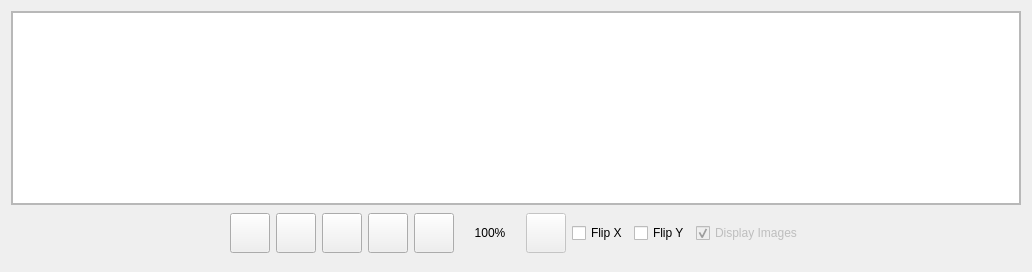
       <widget class="QWidget" name="layoutWidget">
        <layout class="QGridLayout" name="m_OutputHolder">
         <property name="spacing">
          <number>0</number>
         </property>
         <item row="0" column="0">
          <widget class="QScrollArea" name="m_LogoScrollArea">
           <property name="widgetResizable">
            <bool>true</bool>
           </property>
           <widget class="QWidget" name="scrollAreaWidgetContents">
            <property name="geometry">
             <rect>
              <x>0</x>
              <y>0</y>
              <width>889</width>
              <height>297</height>
             </rect>
            </property>
            <property name="sizePolicy">
             <sizepolicy hsizetype="Expanding" vsizetype="Expanding">
              <horstretch>255</horstretch>
              <verstretch>255</verstretch>
             </sizepolicy>
            </property>
            <layout class="QHBoxLayout" name="horizontalLayout_4">
             <property name="spacing">
              <number>0</number>
             </property>
             <property name="leftMargin">
              <number>0</number>
             </property>
             <property name="topMargin">
              <number>0</number>
             </property>
             <property name="rightMargin">
              <number>0</number>
             </property>
             <property name="bottomMargin">
              <number>0</number>
             </property>
             <item>
              <widget class="QGraphicsView" name="m_LogoHolder">
              </widget>
             </item>
            </layout>
           </widget>
          </widget>
         </item>
         <item row="1" column="0">
          <widget class="QWidget" name="m_ControlWidget" native="true">
           <property name="sizePolicy">
            <sizepolicy hsizetype="Preferred" vsizetype="Fixed">
             <horstretch>0</horstretch>
             <verstretch>0</verstretch>
            </sizepolicy>
           </property>
           <property name="minimumSize">
            <size>
             <width>0</width>
             <height>0</height>
            </size>
           </property>
           <layout class="QGridLayout" name="gridLayout_11">
            <property name="leftMargin">
             <number>4</number>
            </property>
            <property name="topMargin">
             <number>8</number>
            </property>
            <property name="rightMargin">
             <number>4</number>
            </property>
            <property name="bottomMargin">
             <number>8</number>
            </property>
            <item row="0" column="8">
             <widget class="QCheckBox" name="m_FlipHorizontalCheckBox">
              <property name="enabled">
               <bool>true</bool>
              </property>
              <property name="cursor">
               <cursorShape>PointingHandCursor</cursorShape>
              </property>
              <property name="toolTip">
               <string>&lt;html&gt;&lt;head/&gt;&lt;body&gt;&lt;p&gt;&lt;span style=&quot; font-weight:600;&quot;&gt;Flip Horizontal&lt;/span&gt;&lt;/p&gt;&lt;p&gt;Flip image area horizontally.&lt;/p&gt;&lt;/body&gt;&lt;/html&gt;</string>
              </property>
              <property name="text">
               <string>Flip X</string>
              </property>
             </widget>
            </item>
            <item row="0" column="9">
             <widget class="QCheckBox" name="m_FlipVerticalCheckBox">
              <property name="enabled">
               <bool>true</bool>
              </property>
              <property name="cursor">
               <cursorShape>PointingHandCursor</cursorShape>
              </property>
              <property name="toolTip">
               <string>&lt;html&gt;&lt;head/&gt;&lt;body&gt;&lt;p&gt;&lt;span style=&quot; font-weight:600;&quot;&gt;Flip Vertical&lt;/span&gt;&lt;/p&gt;&lt;p&gt;Flip image area vertically.&lt;/p&gt;&lt;/body&gt;&lt;/html&gt;</string>
              </property>
              <property name="text">
               <string>Flip Y</string>
              </property>
             </widget>
            </item>
            <item row="0" column="6">
             <widget class="QLabel" name="m_ZoomLabel">
              <property name="enabled">
               <bool>true</bool>
              </property>
              <property name="sizePolicy">
               <sizepolicy hsizetype="Fixed" vsizetype="Preferred">
                <horstretch>0</horstretch>
                <verstretch>0</verstretch>
               </sizepolicy>
              </property>
              <property name="minimumSize">
               <size>
                <width>60</width>
                <height>0</height>
               </size>
              </property>
              <property name="maximumSize">
               <size>
                <width>60</width>
                <height>16777215</height>
               </size>
              </property>
              <property name="text">
               <string>100%</string>
              </property>
              <property name="alignment">
               <set>Qt::AlignCenter</set>
              </property>
             </widget>
            </item>
            <item row="0" column="7">
             <widget class="QPushButton" name="m_SaveImageButton">
              <property name="enabled">
               <bool>false</bool>
              </property>
              <property name="minimumSize">
               <size>
                <width>40</width>
                <height>40</height>
               </size>
              </property>
              <property name="maximumSize">
               <size>
                <width>40</width>
                <height>40</height>
               </size>
              </property>
              <property name="cursor">
               <cursorShape>PointingHandCursor</cursorShape>
              </property>
              <property name="toolTip">
               <string>&lt;html&gt;&lt;head/&gt;&lt;body&gt;&lt;p&gt;&lt;span style=&quot; font-weight:600;&quot;&gt;Save one frame&lt;/span&gt;&lt;/p&gt;&lt;p&gt;Save one frame as image with format set in Settings under given path.&lt;/p&gt;&lt;/body&gt;&lt;/html&gt;</string>
              </property>
              <property name="text">
               <string/>
              </property>
              <property name="icon">
               <iconset resource="../V4L2Viewer.qrc">
                <normaloff>:/V4L2Viewer/saveSingle.png</normaloff>:/V4L2Viewer/saveSingle.png</iconset>
              </property>
             </widget>
            </item>
            <item row="0" column="0">
             <spacer name="horizontalSpacer_9">
              <property name="orientation">
               <enum>Qt::Horizontal</enum>
              </property>
              <property name="sizeHint" stdset="0">
               <size>
                <width>215</width>
                <height>28</height>
               </size>
              </property>
             </spacer>
            </item>
            <item row="0" column="5">
             <widget class="QPushButton" name="m_ZoomFitButton">
              <property name="sizePolicy">
               <sizepolicy hsizetype="Fixed" vsizetype="Fixed">
                <horstretch>0</horstretch>
                <verstretch>0</verstretch>
               </sizepolicy>
              </property>
              <property name="minimumSize">
               <size>
                <width>40</width>
                <height>40</height>
               </size>
              </property>
              <property name="maximumSize">
               <size>
                <width>40</width>
                <height>40</height>
               </size>
              </property>
              <property name="cursor">
               <cursorShape>PointingHandCursor</cursorShape>
              </property>
              <property name="toolTip">
               <string>&lt;html&gt;&lt;head/&gt;&lt;body&gt;&lt;p&gt;&lt;span style=&quot; font-weight:600;&quot;&gt;Fit to window&lt;/span&gt;&lt;/p&gt;&lt;p&gt;Fit image area to window.&lt;/p&gt;&lt;/body&gt;&lt;/html&gt;</string>
              </property>
              <property name="text">
               <string/>
              </property>
              <property name="icon">
               <iconset resource="../V4L2Viewer.qrc">
                <normaloff>:/V4L2Viewer/magnifying-glass1.png</normaloff>:/V4L2Viewer/magnifying-glass1.png</iconset>
              </property>
              <property name="checkable">
               <bool>false</bool>
              </property>
              <property name="checked">
               <bool>false</bool>
              </property>
             </widget>
            </item>
            <item row="0" column="4">
             <widget class="QPushButton" name="m_ZoomOutButton">
              <property name="sizePolicy">
               <sizepolicy hsizetype="Fixed" vsizetype="Fixed">
                <horstretch>0</horstretch>
                <verstretch>0</verstretch>
               </sizepolicy>
              </property>
              <property name="minimumSize">
               <size>
                <width>40</width>
                <height>40</height>
               </size>
              </property>
              <property name="maximumSize">
               <size>
                <width>40</width>
                <height>40</height>
               </size>
              </property>
              <property name="cursor">
               <cursorShape>PointingHandCursor</cursorShape>
              </property>
              <property name="toolTip">
               <string>&lt;p&gt;&lt;b&gt;Zoom out&lt;/b&gt;&lt;/p&gt;
&lt;span&gt;Zoom out&lt;/span&gt;</string>
              </property>
              <property name="text">
               <string/>
              </property>
              <property name="icon">
               <iconset resource="../V4L2Viewer.qrc">
                <normaloff>:/V4L2Viewer/magnifying-glass2.png</normaloff>:/V4L2Viewer/magnifying-glass2.png</iconset>
              </property>
              <property name="autoRepeat">
               <bool>true</bool>
              </property>
             </widget>
            </item>
            <item row="0" column="2">
             <widget class="QPushButton" name="m_StopButton">
              <property name="sizePolicy">
               <sizepolicy hsizetype="Fixed" vsizetype="Fixed">
                <horstretch>0</horstretch>
                <verstretch>0</verstretch>
               </sizepolicy>
              </property>
              <property name="minimumSize">
               <size>
                <width>40</width>
                <height>40</height>
               </size>
              </property>
              <property name="maximumSize">
               <size>
                <width>40</width>
                <height>40</height>
               </size>
              </property>
              <property name="cursor">
               <cursorShape>PointingHandCursor</cursorShape>
              </property>
              <property name="toolTip">
               <string>&lt;html&gt;&lt;head/&gt;&lt;body&gt;&lt;p&gt;&lt;span style=&quot; font-weight:600;&quot;&gt;Stop acquisition&lt;/span&gt;&lt;/p&gt;&lt;p&gt;Stop image acquisition.&lt;/p&gt;&lt;/body&gt;&lt;/html&gt;</string>
              </property>
              <property name="text">
               <string/>
              </property>
              <property name="icon">
               <iconset resource="../V4L2Viewer.qrc">
                <normaloff>:/V4L2Viewer/stop4.png</normaloff>:/V4L2Viewer/stop4.png</iconset>
              </property>
             </widget>
            </item>
            <item row="0" column="3">
             <widget class="QPushButton" name="m_ZoomInButton">
              <property name="sizePolicy">
               <sizepolicy hsizetype="Fixed" vsizetype="Fixed">
                <horstretch>0</horstretch>
                <verstretch>0</verstretch>
               </sizepolicy>
              </property>
              <property name="minimumSize">
               <size>
                <width>40</width>
                <height>40</height>
               </size>
              </property>
              <property name="maximumSize">
               <size>
                <width>40</width>
                <height>40</height>
               </size>
              </property>
              <property name="cursor">
               <cursorShape>PointingHandCursor</cursorShape>
              </property>
              <property name="toolTip">
               <string>&lt;p&gt;&lt;b&gt;Zoom in&lt;/b&gt;&lt;/p&gt;
&lt;span&gt;Zoom in &lt;/span&gt;</string>
              </property>
              <property name="text">
               <string/>
              </property>
              <property name="icon">
               <iconset resource="../V4L2Viewer.qrc">
                <normaloff>:/V4L2Viewer/zoom75.png</normaloff>:/V4L2Viewer/zoom75.png</iconset>
              </property>
              <property name="autoRepeat">
               <bool>true</bool>
              </property>
             </widget>
            </item>
            <item row="0" column="11">
             <spacer name="horizontalSpacer_2">
              <property name="orientation">
               <enum>Qt::Horizontal</enum>
              </property>
              <property name="sizeHint" stdset="0">
               <size>
                <width>214</width>
                <height>28</height>
               </size>
              </property>
             </spacer>
            </item>
            <item row="0" column="10">
             <widget class="QCheckBox" name="m_DisplayImagesCheckBox">
              <property name="enabled">
               <bool>false</bool>
              </property>
              <property name="minimumSize">
               <size>
                <width>0</width>
                <height>32</height>
               </size>
              </property>
              <property name="maximumSize">
               <size>
                <width>16777215</width>
                <height>16777215</height>
               </size>
              </property>
              <property name="cursor">
               <cursorShape>PointingHandCursor</cursorShape>
              </property>
              <property name="toolTip">
               <string>&lt;html&gt;&lt;head/&gt;&lt;body&gt;&lt;p&gt;&lt;span style=&quot; font-weight:600;&quot;&gt;Display on/off&lt;/span&gt;&lt;/p&gt;&lt;p&gt;Switch displaying images on or off.&lt;/p&gt;&lt;/body&gt;&lt;/html&gt;</string>
              </property>
              <property name="text">
               <string>Display Images</string>
              </property>
              <property name="iconSize">
               <size>
                <width>16</width>
                <height>16</height>
               </size>
              </property>
              <property name="checkable">
               <bool>true</bool>
              </property>
              <property name="checked">
               <bool>true</bool>
              </property>
             </widget>
            </item>
            <item row="0" column="1">
             <widget class="QPushButton" name="m_StartButton">
              <property name="enabled">
               <bool>true</bool>
              </property>
              <property name="sizePolicy">
               <sizepolicy hsizetype="Fixed" vsizetype="Fixed">
                <horstretch>0</horstretch>
                <verstretch>0</verstretch>
               </sizepolicy>
              </property>
              <property name="minimumSize">
               <size>
                <width>40</width>
                <height>40</height>
               </size>
              </property>
              <property name="maximumSize">
               <size>
                <width>40</width>
                <height>40</height>
               </size>
              </property>
              <property name="cursor">
               <cursorShape>PointingHandCursor</cursorShape>
              </property>
              <property name="toolTip">
               <string>&lt;html&gt;&lt;head/&gt;&lt;body&gt;&lt;p&gt;&lt;span style=&quot; font-weight:600;&quot;&gt;Start acquisition&lt;/span&gt;&lt;/p&gt;&lt;p&gt;Start image acquisition.&lt;/p&gt;&lt;/body&gt;&lt;/html&gt;</string>
              </property>
              <property name="text">
               <string/>
              </property>
              <property name="icon">
               <iconset resource="../V4L2Viewer.qrc">
                <normaloff>:/V4L2Viewer/play128.png</normaloff>:/V4L2Viewer/play128.png</iconset>
              </property>
             </widget>
            </item>
           </layout>
          </widget>
         </item>
        </layout>
       </widget>
